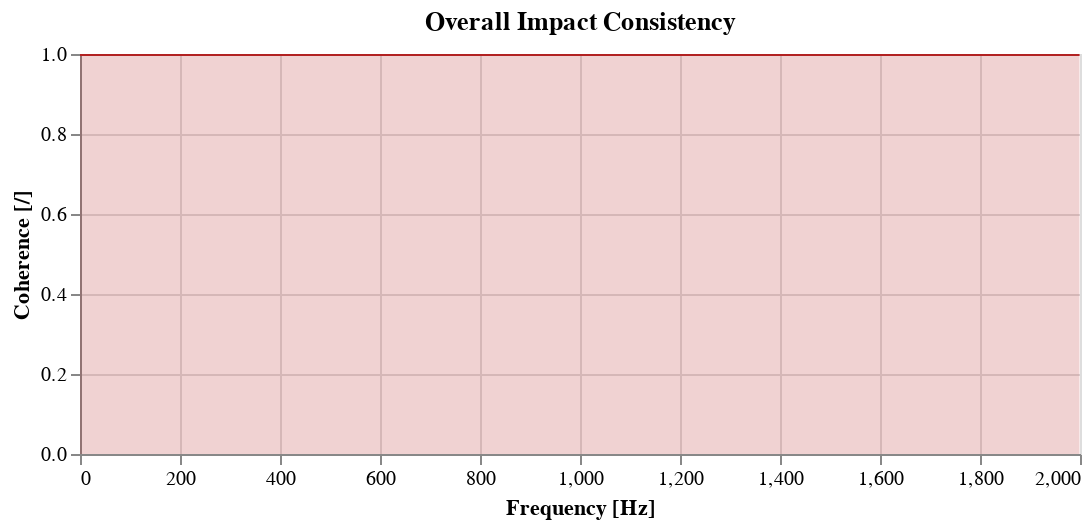

This figure's notebook cell:
### Code cell
pyFBS.plot_coh(vpt_A.freq, vpt_A.overall_impact, color='firebrick', title='Overall Impact Consistency')

### Figure 1 — Vega-Lite specification as saved in the notebook (floating-point values rounded to 4 significant figures; data arrays with more than 128 entries replaced by an {"elided": "..."} marker saying what was removed)
{"config": {"view": {"continuousWidth": 300, "continuousHeight": 300}}, "data": {"name": "data-805201b25cf1979abe8d22e500de6edd"}, "mark": {"type": "area", "color": "out", "line": {"color": "out"}, "opacity": 0.2}, "encoding": {"color": {"value": "firebrick"}, "x": {"axis": {"title": "Frequency [Hz]"}, "field": "f", "type": "quantitative"}, "y": {"axis": {"title": "Coherence [/]"}, "field": "coh", "type": "quantitative"}}, "height": 200, "params": [{"name": "param_2", "select": {"type": "interval"}, "bind": "scales"}], "title": "Overall Impact Consistency", "width": 500, "$schema": "https://vega.github.io/schema/vega-lite/v5.20.1.json", "datasets": {"data-805201b25cf1979abe8d22e500de6edd": {"elided": "2000 records"}}}
